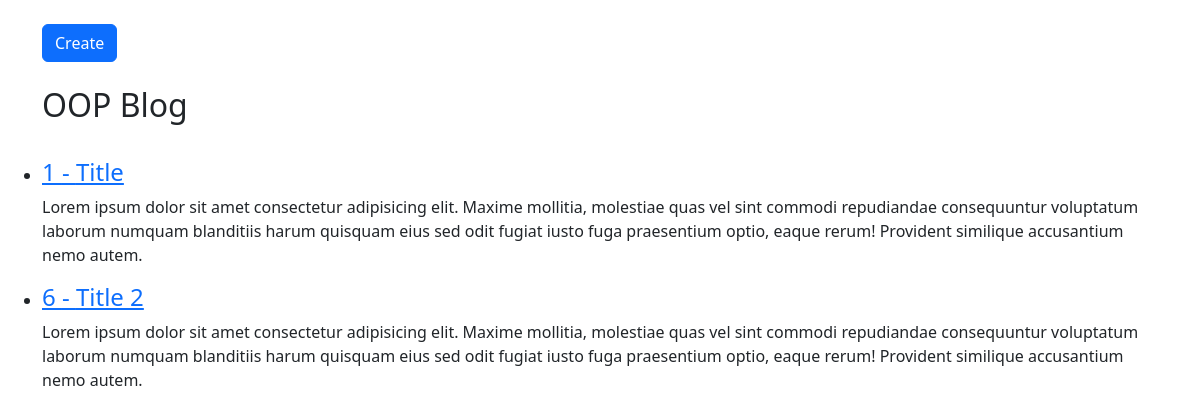
The page / on the database its author committed.
### tables this page shows
CREATE TABLE `posts` (
  `id` int NOT NULL,
  `title` varchar(255) NOT NULL,
  `body` text NOT NULL,
  `created_at` datetime NOT NULL DEFAULT CURRENT_TIMESTAMP
);

### src/post.php (called while the page is built, shortened)
<?php
    class Post
    {
        public static $pdo;
        public static function getAll(){
            $stmt = self::$pdo->prepare("SELECT * FROM `posts`");
            $stmt->setFetchMode(PDO::FETCH_CLASS, 'Post');
            $stmt->execute();
            $posts = $stmt->fetchAll();
            return $posts;
        }
    }
?>

### index.php (the view, shortened to what this page needs)
<?php
$posts = Post::getAll();
?>
<!DOCTYPE html>
<html lang="en">
<head>
    <link rel="stylesheet" href="css/bootstrap.css">
</head>
<body>
    <div class="container">
        <br>
        <a href="create.php" class="btn btn-primary">Create</a>
        <br><br>
        <div class="row">
            <br><br><br>
            <h2>OOP Blog</h2>
            <ul>
                <?php foreach($posts as $post) : ?>
                <li>
                <a href="post.php?id=<?= $post->id ?>"><h4><?= $post->id . ' - ' . $post->title ?></h4></a>
                    <p><?= $post->body ?></p>
                </li>
                <?php endforeach; ?>
            </ul>
        </div>
    </div>
</body>
</html>

### rows shown on the page
posts: id "1", title "Title", body "Lorem ipsum dolor sit amet consectetur adipisicing elit. Maxime mollitia, molestiae quas vel sint commodi repudiandae consequuntur voluptatum laborum numquam blanditiis harum quisquam eius sed odit fugiat iusto fuga praesentium optio, eaque rerum! Provident similique accusantium nemo autem."
posts: id "6", title "Title 2", body "Lorem ipsum dolor sit amet consectetur adipisicing elit. Maxime mollitia, molestiae quas vel sint commodi repudiandae consequuntur voluptatum laborum numquam blanditiis harum quisquam eius sed odit fugiat iusto fuga praesentium optio, eaque rerum! Provident similique accusantium nemo autem."
